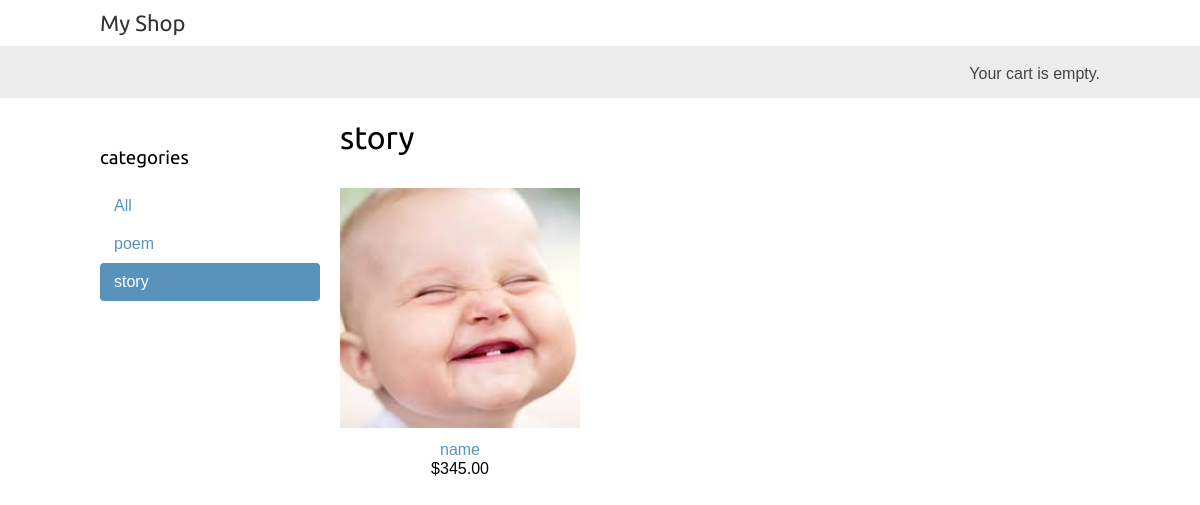
/story/, run on the app's committed database.
### shop/models.py (models this page shows)
class Category(models.Model):
    name = models.CharField(max_length=200)
    slug = models.SlugField(max_length=200)
    def __str__(self):
        return self.name
    def get_absolute_url(self):
        return reverse('shop:product_list_by_category',args=[self.slug])

class Product(models.Model):
    category = models.ForeignKey(Category,related_name='products',on_delete=models.CASCADE)
    name = models.CharField(max_length=200, db_index=True)
    slug = models.SlugField(max_length=200, db_index=True)
    image = models.ImageField(upload_to='products/',blank=True)
    description = models.TextField(blank=True)
    price = models.DecimalField(max_digits=10, decimal_places=2)
    available = models.BooleanField(default=True)
    created = models.DateTimeField(auto_now_add=True)
    updated = models.DateTimeField(auto_now=True)
    def __str__(self):
        return self.name
    def get_absolute_url(self):
        return reverse('shop:product_detail',args=[self.id, self.slug])

### shop/views.py (the view)
# urls.py: path('',product_list,name='product_list'),
def product_list(request,category_slug=None):
    category = None
    categories = Category.objects.all()
    products = Product.objects.filter(available=True)
    if category_slug:
        category = get_object_or_404(Category, slug=category_slug)
        products = products.filter(category=category)
    print(products)
    return render(request,'shop/product/list.html',{'category': category,'categories': categories,'products': products})

### cart/cart.py (called while the page is built)
    def __len__(self):
        return sum(item['quantity'] for item in self.cart.values())

### cart/context_processors.py (called while the page is built)
def cart(request):
    return {'cart':Cart(request)}

### shop/templates/shop/product/list.html (shortened to what this page needs)
{% extends 'shop/base.html' %}
{% load static %}
{% block content %}
    <div id="sidebar">
        <h3>categories</h3>
        <ul>
            <li {% if not category %}class="selected"{% endif %}>
                <a href="{% url 'shop:product_list' %}">All</a>
            </li>
            {% for c in categories %}
            <li {% if category.slug == c.slug %}class="selected" {% endif %}>
                <a href="{{ c.get_absolute_url }}">{{c.name}}</a>
            </li>
            {% endfor %}
        </ul>
    </div>
    <div id="main" class="product-list">
        <h1>
            {% if category %}
                {{ category.name }}
            {% else %}
                Products
            {% endif %}
        </h1>
        {% for product in products %}
        <div class="item">
            <a href="{{ product.get_absolute_url }}">
                <img src="{% if product.image %} {{ product.image.url }} {%else %}{% static 'img/no_image.jpeg' %}{% endif %}" > <br>
            </a>
            <a href="{{ product.get_absolute_url }}">{{ product.name }}</a>
            <br>
            ${{ product.price }}
            </div>
        {% endfor %}
    </div>
{% endblock content %}

### shop/static/css/base.css (style rules this page uses)
body { margin:0; padding:0; font-family:helvetica, sans-serif; }
h1, h2, h3, h4, h5 , h6 { font-family: 'Ubuntu', sans-serif; font-weight:normal; }
a { text-decoration:none; color:#5993bb; }
#sidebar { width:220px; padding:30px 20px 0 0; float:left; }
#sidebar ul { margin:0; padding:0; }
#sidebar ul li { margin:0; list-style:none; padding:10px 14px; }
#sidebar ul li a { display:block; }
#sidebar ul li.selected { background:#5993bb; border-radius:4px; }
#sidebar ul li.selected a { color:#fff; }
#main { float:left; width: 96%; margin-right:-220px; overflow:hidden; }
.product-list .item { width:25%; padding:10px 20px 10px 0; float:left; text-align:center; line-height:1.2; }
.product-list .item img { width:100%; margin-bottom:8px; }

### data on the page
Category: name "poem"
Category: name "story"
Product: name "name", price "345.00"
